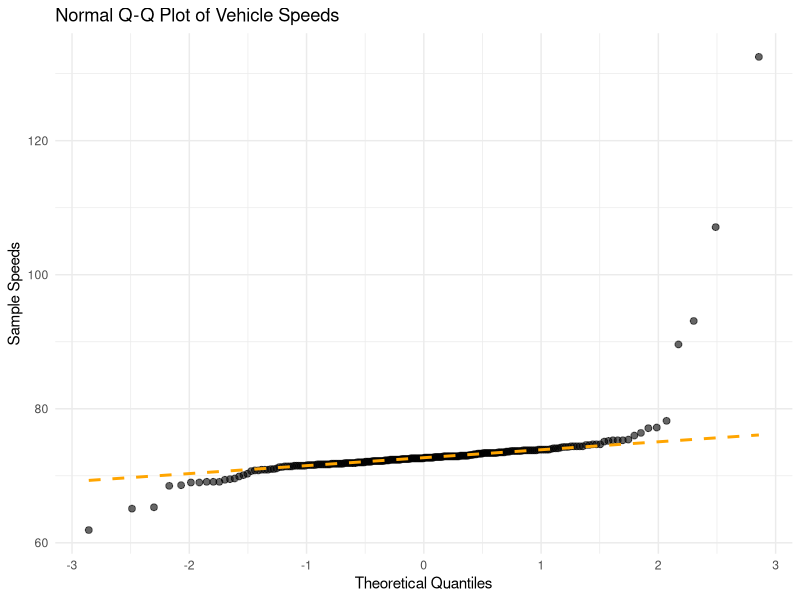

The R source for this figure: (Note: a time limit stopped this script after it produced the figure.)
## ---- chunk 1
library(tidyverse) 
## ---- chunk 2
red <- 2
blue <- 3
beads <- red + blue

red/beads
## ---- chunk 3
urn <- rep(c("red", "blue"), times = c(2,3))
urn

## ---- chunk 4
sample(urn, 1)
## ---- chunk 5
B <- 10000
events <- replicate(B, sample(urn, 1))
## ---- chunk 6
events |> 
  table() |> 
  prop.table()
## ---- chunk 7
affine_func <- function(x = 1, slope = 1, intercept = 0){
  y <- intercept + slope * x
  return(y)
}

affine_func(2, 2, 0)
affine_func() # default values for three arguments
## ---- chunk 8
    pnorm(80, mean = 72.6, sd = 4.78)
## ---- chunk 9
    qnorm(0.95, mean = 72.6, sd = 4.78)
## ---- chunk 10
P_speeding <- 1 - pnorm(70, mean = 72.6, sd = 4.78)
P_speeding
## ---- chunk 11
first_speeding <- function(){
  count <- NULL              # initialize the counting of cars
  while(sum(count) == 0){    # loop over the next command until the sum is not 
                             # equal to 0 anymore  
    count <- 
      c(count,
        ifelse(
          rnorm(1, mean = 72.6, sd = 4.78) > 80, # simulate speed of car and check if it is speeding 
          1,                 # new value in the case of speeding 
          0))                # new value if the car is not speeding
  }
  return(length(count)) # number of observed cars
}
## ---- chunk 12
set.seed(1)
B <- 10000
num_cars_first_speeding <- replicate(B, first_speeding())
mean(num_cars_first_speeding)
## ---- chunk 13

speed_data <- read_csv("data/speed_data.csv")
## ---- chunk 14
ggplot(speed_data, aes(sample = speed)) +
  stat_qq(color = "black", size = 2, alpha = 0.6) +
  stat_qq_line(color = "orange", linetype = "dashed", size = 1) +
  labs(
    title = "Normal Q-Q Plot of Vehicle Speeds",
    x = "Theoretical Quantiles",
    y = "Sample Speeds"
  ) +
  theme_minimal()
## ---- chunk 15
suits <- c("Diamonds", "Clubs", "Hearts", "Spades")
numbers <- c("Ace", "Two", "Three", "Four", "Five", "Six", "Seven", "Eight", "Nine", 
             "Ten", "Jack", "Queen", "King")

deck <- expand_grid(numbers, suits) |> 
  unite("card")

deck
## ---- chunk 16
deck |> 
    slice_sample(n=2) 
## ---- chunk 17
tens <- expand_grid(c("King", "Queen", "Jack", "Ten"), suits) |> 
  unite("card")
tens$card
## ---- chunk 18
aces <- paste0("Ace_", suits)
aces
## ---- chunk 19
blackjack <- function(Deck, Tens, Aces){
  result <- Deck |> 
    slice_sample(n=2) |> 
    mutate(value = case_when(
      card %in% Aces ~ 11,
      card %in% Tens$card ~ 10,
      grepl("Two", card) ~ 2,
      grepl("Three", card) ~ 3,
      grepl("Four", card) ~ 4,
      grepl("Five", card) ~ 5,
      grepl("Six", card) ~ 6,
      grepl("Seven", card) ~ 7,
      grepl("Eight", card) ~ 8,
      grepl("Nine", card) ~ 9
    ))|>                          # two sampled cards
    summarise(n = sum(value)) |>  # sum the two values
    summarise(n == 21) |>         # check if the sum is equal to 21
    pull()                        # remove tibble structure to obtain only
                                  # a logical value as return value   
  return(result)
}
## ---- chunk 20
set.seed(1)
B <- 10000
blackjack_results <- replicate(B, blackjack(deck, tens, aces))
mean(blackjack_results)
